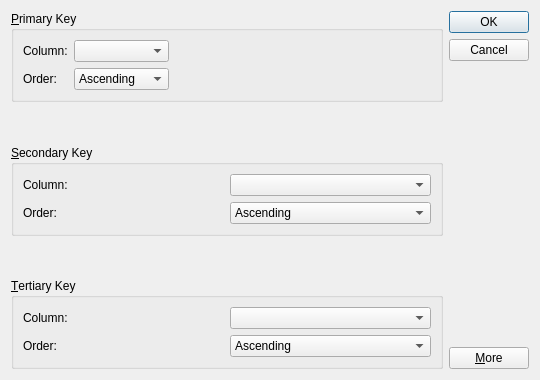
<?xml version="1.0" encoding="UTF-8"?>
<ui version="4.0">
 <class>tw_SortDialog</class>
 <widget class="QDialog" name="tw_SortDialog">
  <property name="geometry">
   <rect>
    <x>0</x>
    <y>0</y>
    <width>540</width>
    <height>380</height>
   </rect>
  </property>
  <property name="windowTitle">
   <string>Sort</string>
  </property>
  <layout class="QHBoxLayout" name="horizontalLayout">
   <item>
    <layout class="QGridLayout" name="gridLayout">
     <item row="0" column="0">
      <widget class="QGroupBox" name="primaryGroupBox">
       <property name="title">
        <string>&amp;Primary Key</string>
       </property>
       <layout class="QGridLayout" name="gridLayout_4">
        <item row="0" column="0">
         <widget class="QLabel" name="primaryColumnLabel">
          <property name="text">
           <string>Column:</string>
          </property>
          <property name="buddy">
           <cstring>primaryColumnComboBox</cstring>
          </property>
         </widget>
        </item>
        <item row="0" column="1">
         <widget class="QComboBox" name="primaryColumnComboBox"/>
        </item>
        <item row="0" column="2">
         <spacer name="primaryHorizontalSpacer">
          <property name="orientation">
           <enum>Qt::Horizontal</enum>
          </property>
          <property name="sizeHint" stdset="0">
           <size>
            <width>40</width>
            <height>20</height>
           </size>
          </property>
         </spacer>
        </item>
        <item row="1" column="0">
         <widget class="QLabel" name="primaryOrderLabel">
          <property name="text">
           <string>Order:</string>
          </property>
          <property name="buddy">
           <cstring>primaryOrderComboBox</cstring>
          </property>
         </widget>
        </item>
        <item row="1" column="1">
         <widget class="QComboBox" name="primaryOrderComboBox">
          <item>
           <property name="text">
            <string>Ascending</string>
           </property>
          </item>
          <item>
           <property name="text">
            <string>Descending</string>
           </property>
          </item>
         </widget>
        </item>
       </layout>
      </widget>
     </item>
     <item row="1" column="0">
      <spacer name="verticalSpacer_1">
       <property name="orientation">
        <enum>Qt::Vertical</enum>
       </property>
       <property name="sizeHint" stdset="0">
        <size>
         <width>20</width>
         <height>20</height>
        </size>
       </property>
      </spacer>
     </item>
     <item row="2" column="0">
      <widget class="QGroupBox" name="secondaryGroupBox">
       <property name="title">
        <string>&amp;Secondary Key</string>
       </property>
       <property name="visible">
        <bool>false</bool>
       </property>
       <layout class="QGridLayout" name="gridLayout_3">
        <item row="0" column="0">
         <widget class="QLabel" name="secondaryColumnLabel">
          <property name="text">
           <string>Column:</string>
          </property>
          <property name="buddy">
           <cstring>secondaryColumnComboBox</cstring>
          </property>
         </widget>
        </item>
        <item row="0" column="1">
         <widget class="QComboBox" name="secondaryColumnComboBox"/>
        </item>
        <item row="1" column="0">
         <widget class="QLabel" name="secondaryOrderLabel">
          <property name="text">
           <string>Order:</string>
          </property>
          <property name="buddy">
           <cstring>secondaryOrderComboBox</cstring>
          </property>
         </widget>
        </item>
        <item row="1" column="1">
         <widget class="QComboBox" name="secondaryOrderComboBox">
          <item>
           <property name="text">
            <string>Ascending</string>
           </property>
          </item>
          <item>
           <property name="text">
            <string>Descending</string>
           </property>
          </item>
         </widget>
        </item>
       </layout>
      </widget>
     </item>
     <item row="3" column="0">
      <spacer name="verticalSpacer_2">
       <property name="orientation">
        <enum>Qt::Vertical</enum>
       </property>
       <property name="sizeHint" stdset="0">
        <size>
         <width>20</width>
         <height>20</height>
        </size>
       </property>
      </spacer>
     </item>
     <item row="4" column="0">
      <widget class="QGroupBox" name="tertiaryGroupBox">
       <property name="title">
        <string>&amp;Tertiary Key</string>
       </property>
       <property name="visible">
        <bool>false</bool>
       </property>
       <layout class="QGridLayout" name="gridLayout_2">
        <item row="0" column="0">
         <widget class="QLabel" name="tertiaryColumnLabel">
          <property name="text">
           <string>Column:</string>
          </property>
          <property name="buddy">
           <cstring>tertiaryColumnComboBox</cstring>
          </property>
         </widget>
        </item>
        <item row="0" column="1">
         <widget class="QComboBox" name="tertiaryColumnComboBox"/>
        </item>
        <item row="1" column="0">
         <widget class="QLabel" name="tertiaryOrderLabel">
          <property name="text">
           <string>Order:</string>
          </property>
          <property name="buddy">
           <cstring>tertiaryOrderComboBox</cstring>
          </property>
         </widget>
        </item>
        <item row="1" column="1">
         <widget class="QComboBox" name="tertiaryOrderComboBox">
          <item>
           <property name="text">
            <string>Ascending</string>
           </property>
          </item>
          <item>
           <property name="text">
            <string>Descending</string>
           </property>
          </item>
         </widget>
        </item>
       </layout>
      </widget>
     </item>
    </layout>
   </item>
   <item>
    <layout class="QVBoxLayout" name="verticalLayout">
     <item>
      <widget class="QPushButton" name="okButton">
       <property name="text">
        <string>OK</string>
       </property>
       <property name="default">
        <bool>true</bool>
       </property>
      </widget>
     </item>
     <item>
      <widget class="QPushButton" name="cancelButton">
       <property name="text">
        <string>Cancel</string>
       </property>
      </widget>
     </item>
     <item>
      <spacer name="verticalSpacer">
       <property name="orientation">
        <enum>Qt::Vertical</enum>
       </property>
       <property name="sizeHint" stdset="0">
        <size>
         <width>20</width>
         <height>40</height>
        </size>
       </property>
      </spacer>
     </item>
     <item>
      <widget class="QPushButton" name="moreButton">
       <property name="text">
        <string>&amp;More</string>
       </property>
       <property name="checkable">
        <bool>true</bool>
       </property>
      </widget>
     </item>
    </layout>
   </item>
  </layout>
 </widget>
 <tabstops>
  <tabstop>primaryColumnComboBox</tabstop>
  <tabstop>primaryOrderComboBox</tabstop>
  <tabstop>secondaryColumnComboBox</tabstop>
  <tabstop>secondaryOrderComboBox</tabstop>
  <tabstop>tertiaryColumnComboBox</tabstop>
  <tabstop>tertiaryOrderComboBox</tabstop>
  <tabstop>okButton</tabstop>
  <tabstop>cancelButton</tabstop>
  <tabstop>moreButton</tabstop>
 </tabstops>
 <resources/>
 <connections>
  <connection>
   <sender>okButton</sender>
   <signal>clicked()</signal>
   <receiver>tw_SortDialog</receiver>
   <slot>accept()</slot>
   <hints>
    <hint type="sourcelabel">
     <x>478</x>
     <y>48</y>
    </hint>
    <hint type="destinationlabel">
     <x>269</x>
     <y>189</y>
    </hint>
   </hints>
  </connection>
  <connection>
   <sender>cancelButton</sender>
   <signal>clicked()</signal>
   <receiver>tw_SortDialog</receiver>
   <slot>reject()</slot>
   <hints>
    <hint type="sourcelabel">
     <x>478</x>
     <y>99</y>
    </hint>
    <hint type="destinationlabel">
     <x>269</x>
     <y>189</y>
    </hint>
   </hints>
  </connection>
  <connection>
   <sender>moreButton</sender>
   <signal>toggled(bool)</signal>
   <receiver>secondaryGroupBox</receiver>
   <slot>setVisible(bool)</slot>
   <hints>
    <hint type="sourcelabel">
     <x>478</x>
     <y>278</y>
    </hint>
    <hint type="destinationlabel">
     <x>269</x>
     <y>189</y>
    </hint>
   </hints>
  </connection>
  <connection>
   <sender>moreButton</sender>
   <signal>toggled(bool)</signal>
   <receiver>tertiaryGroupBox</receiver>
   <slot>setVisible(bool)</slot>
   <hints>
    <hint type="sourcelabel">
     <x>478</x>
     <y>278</y>
    </hint>
    <hint type="destinationlabel">
     <x>269</x>
     <y>189</y>
    </hint>
   </hints>
  </connection>
 </connections>
</ui>
